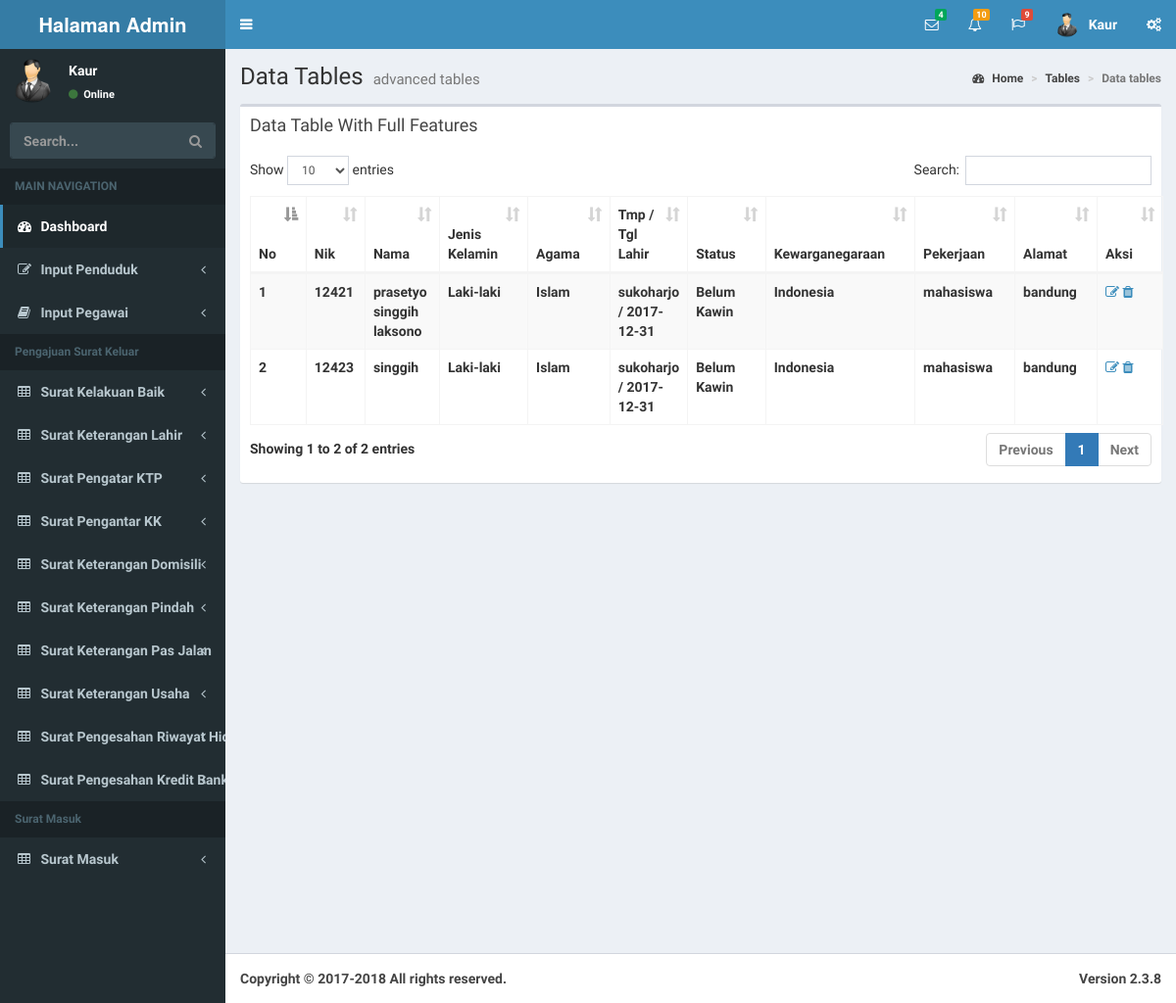
/index.php/tables/data_penduduk, run on the app's committed database.
### tables this page shows
CREATE TABLE IF NOT EXISTS `tb_penduduk` (
  `nik` int(11) NOT NULL,
  `nama` varchar(100) NOT NULL,
  `j_kelamin` varchar(100) NOT NULL,
  `agama` varchar(100) NOT NULL,
  `tmp_lahir` varchar(100) NOT NULL,
  `tgl_lahir` varchar(100) NOT NULL,
  `alamat` varchar(100) NOT NULL,
  `status_perkawinan` varchar(100) NOT NULL,
  `kewarganegaraan` varchar(100) NOT NULL,
  `pekerjaan` varchar(100) NOT NULL
);

### application/libraries/template.php (called while the page is built)
<?php
class Template{
protected $_ci;
	function __construct(){
		$this->_ci=&get_instance();
	}
	function template($template,$data=null){
			$data['content'] = $this->_ci->load->view($template,$data,true);
			$data['_header'] = $this->_ci->load->view('template/header',$data,true);
			$data['_left'] = $this->_ci->load->view('template/left',$data,true);
			$data['_footbar'] = $this->_ci->load->view('template/footer',$data,true);
			$this->_ci->load->view('main_temp',$data);
	}
}

### application/controllers/Tables.php (called while the page is built, shortened)
<?php
class Tables extends CI_Controller {
	public function data_penduduk(){
		$data['penduduk']=$this->m_input->get('tb_penduduk');
		$this->template->template('table/data_penduduk',$data);
	}
}

### index.php (called while the page is built, shortened)
<?php
require_once BASEPATH.'core/CodeIgniter.php';

### application/models/m_input.php (called while the page is built, shortened)
<?php
class M_input extends CI_Model {
	function get($table){
		$this->db->select("*");
		$this->db->from($table);
		$query=$this->db->get();
		return $query->result();
	}
}
?>

### application/views/table/data_penduduk.php (the view, shortened to what this page needs)
<link rel="stylesheet" href="<?php echo base_url() ?>/assets/admin/plugins/datatables/dataTables.bootstrap.css">
<div class="content-wrapper">
  <section class="content-header">
    <h1>
      Data Tables
      <small>advanced tables</small>
    </h1>
    <ol class="breadcrumb">
      <li><a href="#"><i class="fa fa-dashboard"></i> Home</a></li>
      <li><a href="#">Tables</a></li>
      <li class="active">Data tables</li>
    </ol>
  </section>
  <section class="content">
    <div class="row">
      <div class="col-xs-12">
        <div class="box">
          <div class="box-header">
            <h3 class="box-title">Data Table With Full Features</h3>
          </div>
          <div class="box-body">
            <table id="example1" class="table table-bordered table-striped">
              <thead>
              <tr>
                <th>No</th>
                <th>Nik</th>
                <th>Nama</th>
                <th>Jenis Kelamin</th>
                <th>Agama</th>
                <th>Tmp / Tgl Lahir</th>
                <th>Status</th>
                <th>Kewarganegaraan</th>
                <th>Pekerjaan</th>
                <th>Alamat</th>
                <th>Aksi</th>
              </tr>
              </thead>
              <tbody>
                <?php
                $no=0;
                foreach ($penduduk as $data) {
                  $no++;
                 ?>
              <tr>
                <td><?php echo $no ?></td>
                <td><?php echo $data->nik ?></td>
                <td><?php echo $data->nama ?></td>
                <td><?php echo $data->j_kelamin ?></td>
                <td><?php echo $data->agama ?></td>
                 <td><?php echo $data->tmp_lahir." / ".$data->tgl_lahir ?></td>
                <td><?php echo $data->status_perkawinan ?></td>
                <td><?php echo $data->kewarganegaraan ?></td>
                <td><?php echo $data->pekerjaan ?></td>
                <td><?php echo $data->alamat ?></td>
                 <td>
                 <a href="">
                  <i class="fa fa-edit"></i>
                 </a>
                 <a href="">
                  <i class="fa fa-trash"></i>
                 </a>
                 </td>
              </tr>
              <?php } ?>
            </table>
          </div>
        </div>
      </div>
    </div>
  </section>
</div>

### data on the page
tb_penduduk: nik "12421", nama "prasetyo singgih laksono", j_kelamin "Laki-laki", agama "Islam", tmp_lahir "sukoharjo", tgl_lahir "2017-12-31", status_perkawinan "Belum Kawin", kewarganegaraan "Indonesia", pekerjaan "mahasiswa", alamat "bandung"
tb_penduduk: nik "12423", nama "singgih", j_kelamin "Laki-laki", agama "Islam", tmp_lahir "sukoharjo", tgl_lahir "2017-12-31", status_perkawinan "Belum Kawin", kewarganegaraan "Indonesia", pekerjaan "mahasiswa", alamat "bandung"
